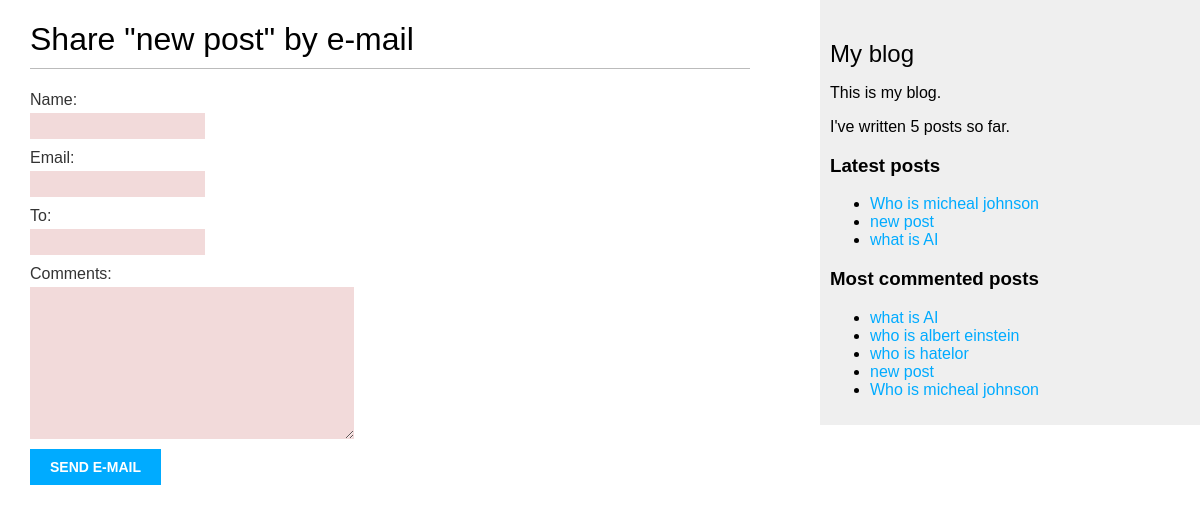
The app's page /blog/4/share/, older data.
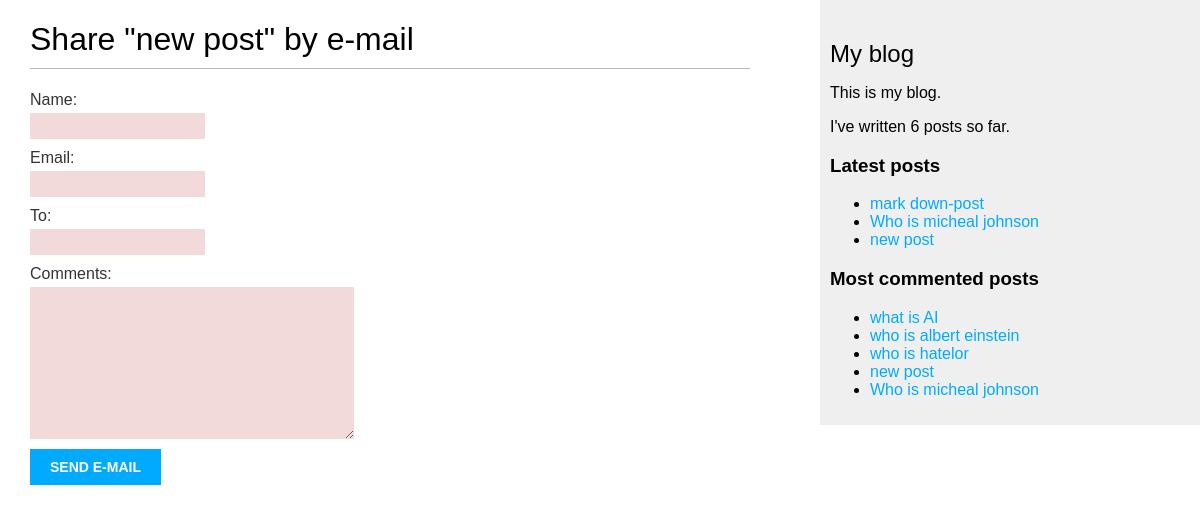
The same page, newer data.
### blog/models.py (models this page shows, shortened)
class Post(models.Model):
    objects = models.Manager() # The default manager.
    published = PublishedManager() # Our custom manager.
    class Status(models.TextChoices):
       DRAFT = 'DF', 'Draft'
       PUBLISHED = 'PB', 'Published'
    title = models.CharField(max_length=250)
    slug = models.SlugField(
        max_length=250,
        unique_for_date='publish')
    author = models.ForeignKey(
    settings.AUTH_USER_MODEL,
    on_delete=models.CASCADE,
    related_name='blog_posts'
                       )
    body = models.TextField()
    publish = models.DateTimeField(default=timezone.now)
    created = models.DateTimeField(auto_now_add=True)
    updated = models.DateTimeField(auto_now=True)
    status = models.CharField(
    max_length=2,
    choices=Status,
    default=Status.DRAFT)
    class Meta:
        ordering = ['-publish']
        indexes = [
        models.Index(fields=['-publish']),
            ]
    def get_absolute_url(self):
        return reverse(
        'blog:post_detail',
        args=[
            self.publish.year,
            self.publish.month,
            self.publish.day,
            self.slug
            ]
        )
    tags = TaggableManager()

### blog/views.py (the view)
# urls.py: path('<int:post_id>/share/', views.post_share, name='post_share'),
def post_share(request, post_id):
    post = get_object_or_404(Post, id=post_id, status=Post.Status.PUBLISHED)
    sent = False
    if request.method == 'POST':
        form = EmailPostForm(request.POST)
        if form.is_valid():
            cd = form.cleaned_data
            post_url = request.build_absolute_uri(post.get_absolute_url())
            subject = f"{cd['name']} ({cd['email']}) recommends you read {post.title}"
            message = (
                f"Read {post.title} at {post_url}\n\n"
                f"{cd['name']}\'s comments: {cd['comments']}"
            )
            send_mail(
                subject=subject,
                message=message,
                from_email=None,  # Set a valid 'from_email' if required
                recipient_list=[cd['to']],
            )
            sent = True
    else:
        form = EmailPostForm()
    return render(
        request,
        'blog/post/share.html',
        {
            'post': post,
            'form': form,
            'sent': sent
        }
    )

### blog/forms.py
class EmailPostForm(forms.Form):
    name = forms.CharField(max_length=25)
    email = forms.EmailField()
    to = forms.EmailField()
    comments = forms.CharField(
    required=False,
    widget=forms.Textarea
    )

### blog/models.py (called while the page is built)
    def get_queryset(self):
        return (
        super().get_queryset().filter(status=Post.Status.PUBLISHED)
        )

### blog/templatetags/blog_tags.py (called while the page is built)
@register.simple_tag
def total_posts():
    return Post.published.count()

@register.inclusion_tag('blog/post/latest_posts.html')
def show_latest_posts(count=5):
    latest_posts = Post.published.order_by('-publish')[:count]
    return {'latest_posts': latest_posts}

@register.simple_tag
def get_most_commented_posts(count=5):
    return Post.published.annotate(
    total_comments=Count('comments')
    ).order_by('-total_comments')[:count]

### blog/templates/blog/post/share.html (shortened to what this page needs)
{% extends "blog/base.html" %}
{% block content %}
    {% if sent %}
            <h1>E-mail successfully sent</h1>
            <p>
            "{{ post.title }}" was successfully sent to {{ form.cleaned_data}}
            </p>
    {% else %}
        <h1>Share "{{ post.title }}" by e-mail</h1>
        <form method="post">
            {{ form.as_p }}
            <input type="submit" value="Send e-mail">
        </form>
    {% endif %}
{% endblock %}

### blog/templates/blog/base.html (shortened to what this page needs)
{% load static %}
{% load blog_tags %}
<!DOCTYPE html>
<html>
<head>
<link href="{% static "css/blog.css" %}" rel="stylesheet">
</head>
<body>
    <div id="content">
        {% block content %}
        {% endblock %}
    </div>
    <div id="sidebar">
        <h2>My blog</h2>
        <p>This is my blog.</p>
        <p>I've written {% total_posts %} posts so far.</p>
        <h3>Latest posts</h3>
        <p>{% show_latest_posts 3 %}</p>
        <h3>Most commented posts</h3>
            {% get_most_commented_posts as most_commented_posts %}
            <ul>
                {% for post in most_commented_posts %}
                <li>
                <a href="{{ post.get_absolute_url }}">{{ post.title }}</a>
                </li>
                {% endfor %}
            </ul>
    </div>
</body>
</html>

### blog/templates/blog/post/latest_posts.html
<ul>
    {% for post in latest_posts %}
    <li>
   <a href="{{ post.get_absolute_url }}">{{ post.title }}</a>
   </li>
    {% endfor %}
</ul>

Row changes from the older to the newer data that the page shows:
no longer on one of the page's lists (row unchanged): Post: title "what is AI"
added Post: title "mark down-post", shown under "Latest posts"
Text that changed along with them:
text no longer shown: "5"
text now shown: "6"
